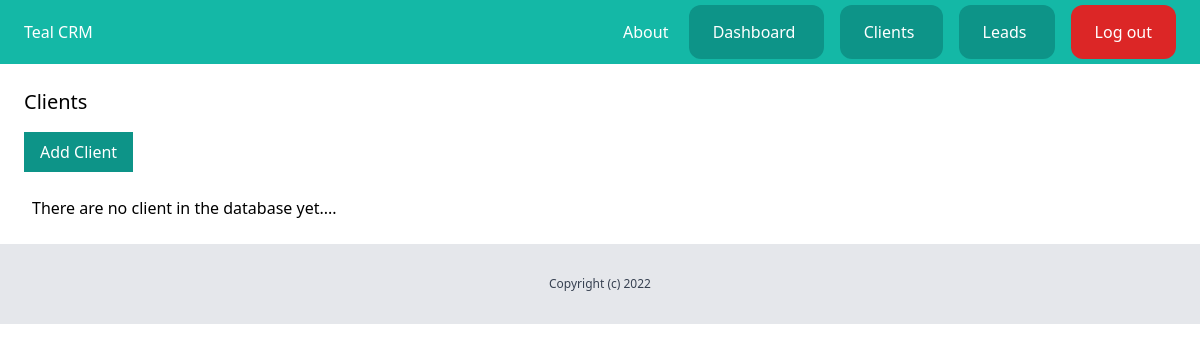
The app's page /dashboard/clients/ (signed in), older data.
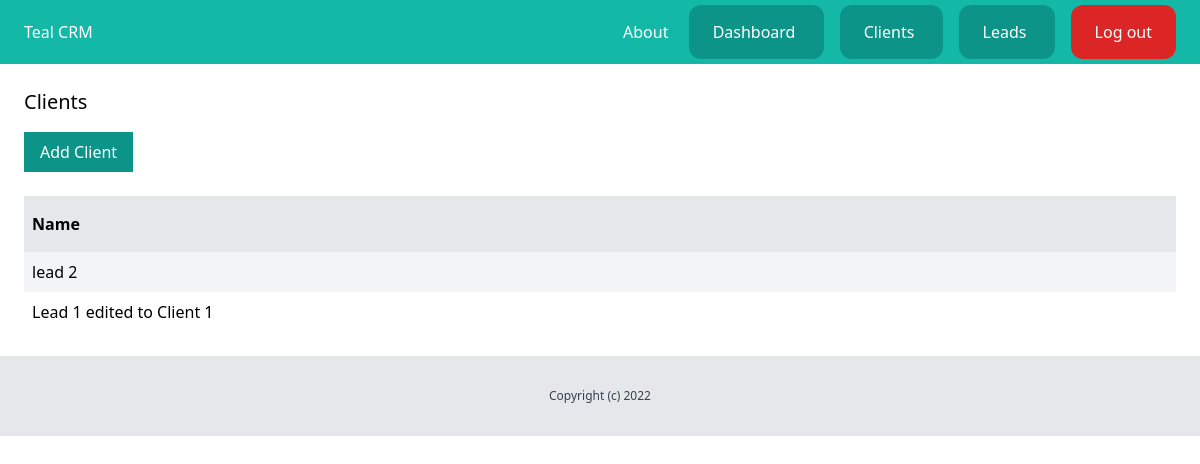
The same page, newer data.
### client/models.py (models this page shows, shortened)
class Client(models.Model):
    name = models.CharField(max_length=255)
    email = models.EmailField()
    description = models.TextField(blank=True, null=True)
    created_by = models.ForeignKey(User, related_name='clients', on_delete=models.CASCADE)
    created_at = models.DateTimeField(auto_now_add=True)
    modified_at = models.DateTimeField(auto_now=True)

### client/views.py (the view)
# urls.py: path('', clients_list, name='clients_list'),
@login_required
def clients_list(request):
    clients = Client.objects.filter(created_by=request.user)
    return render(request, 'client/clients_list.html', {
        'clients': clients
    })

### client/templates/client/clients_list.html (shortened to what this page needs)
{% extends 'core/base.html' %}
{% block content %}
    <div class="py-6 px-6">
        <h1 class="mb-4 text-xl">Clients</h1>
        <a href="{% url 'add_client' %}" class="inline-block py-2 px-4 bg-teal-600 text-white">Add Client </a>
        {% if clients %}
            <div class="mt-6 flex justify-between">
                <p class="py-4 px-2 bg-gray-200 font-semibold w-full">Name</p>
            </div>
            {% for client in clients %}
            <div class="flex justify-between">
                <p class="py-2 px-2 w-full {% cycle 'bg-gray-100' '' %}">
                    <a href="{% url 'clients_detail' client.id %}">{{ client.name }}</a>
                </p>
            </div>
            {% endfor %}
        {% else %}
            <p class="mt-6 px-2">There are no client in the database yet....</p>
        {% endif %}
    </div>
{% endblock %}

Row changes from the older to the newer data that the page shows:
added Client: name "lead 2"
added Client: name "Lead 1 edited to Client 1"
Text that changed along with them:
text no longer shown: "There are no client in the database yet...."
text now shown: "Name"
